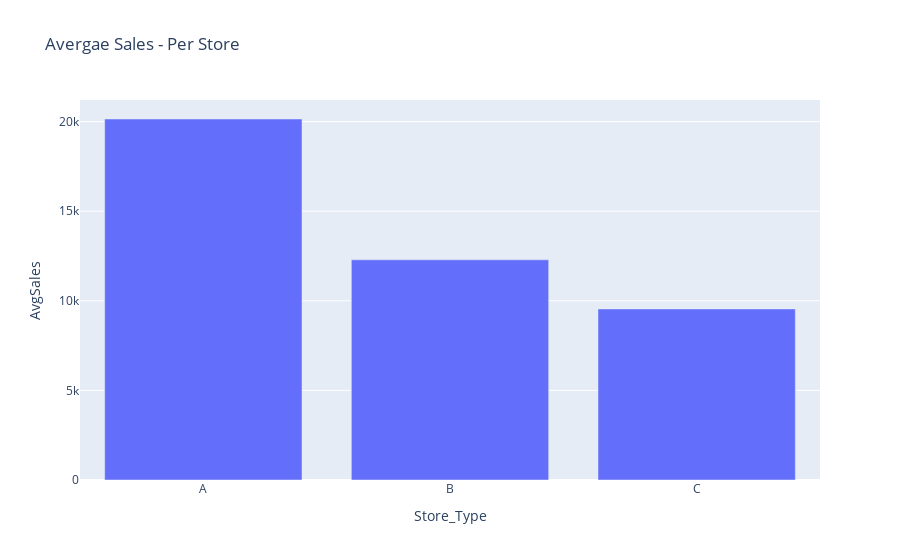

Notebook code for this chart:
### Code cell
avgweeklysales = master_df.groupby('Type')['Weekly_Sales'].mean().to_dict()
df = pd.DataFrame(list(avgweeklysales.items()), columns=['Store_Type', 'AvgSales'])

fig = px.bar(df, 
             x="Store_Type", 
             y="AvgSales",  
             title="Avergae Sales - Per Store")
fig.show()

### Figure 1 — Plotly figure (JSON) as saved in the notebook; plotly's stock layout.template omitted (floating-point values rounded to 4 significant figures)
{"data": [{"alignmentgroup": "True", "hovertemplate": "Store_Type=%{x}<br>AvgSales=%{y}<extra></extra>", "legendgroup": "", "marker": {"color": "#636efa", "pattern": {"shape": ""}}, "name": "", "offsetgroup": "", "orientation": "v", "showlegend": false, "textposition": "auto", "type": "bar", "x": ["A", "B", "C"], "xaxis": "x", "y": [20150.0, 12290.0, 9547.0], "yaxis": "y"}], "layout": {"barmode": "relative", "legend": {"tracegroupgap": 0}, "title": {"text": "Avergae Sales - Per Store"}, "xaxis": {"anchor": "y", "domain": [0, 1], "title": {"text": "Store_Type"}}, "yaxis": {"anchor": "x", "domain": [0, 1], "title": {"text": "AvgSales"}}}}
